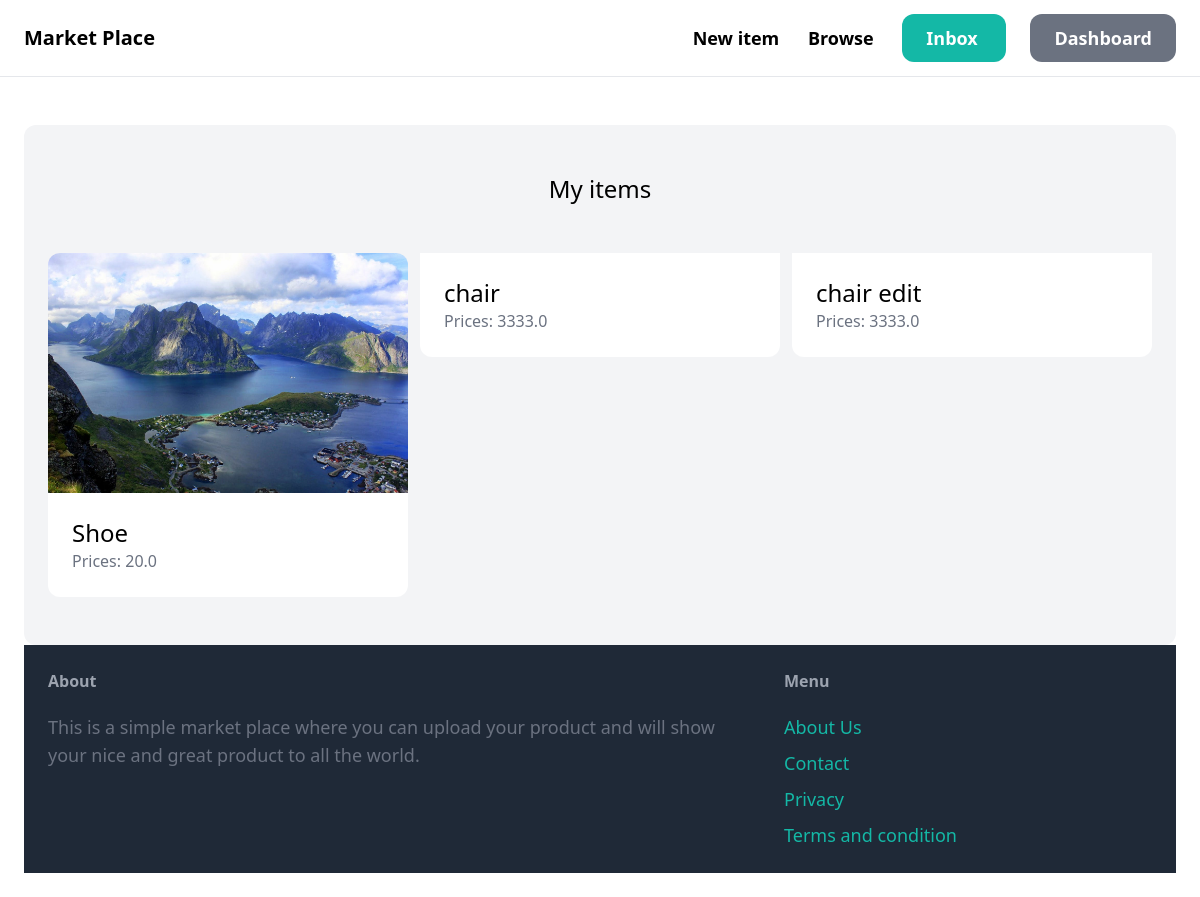
Before: /dashboard/ (signed in) with the older database file.
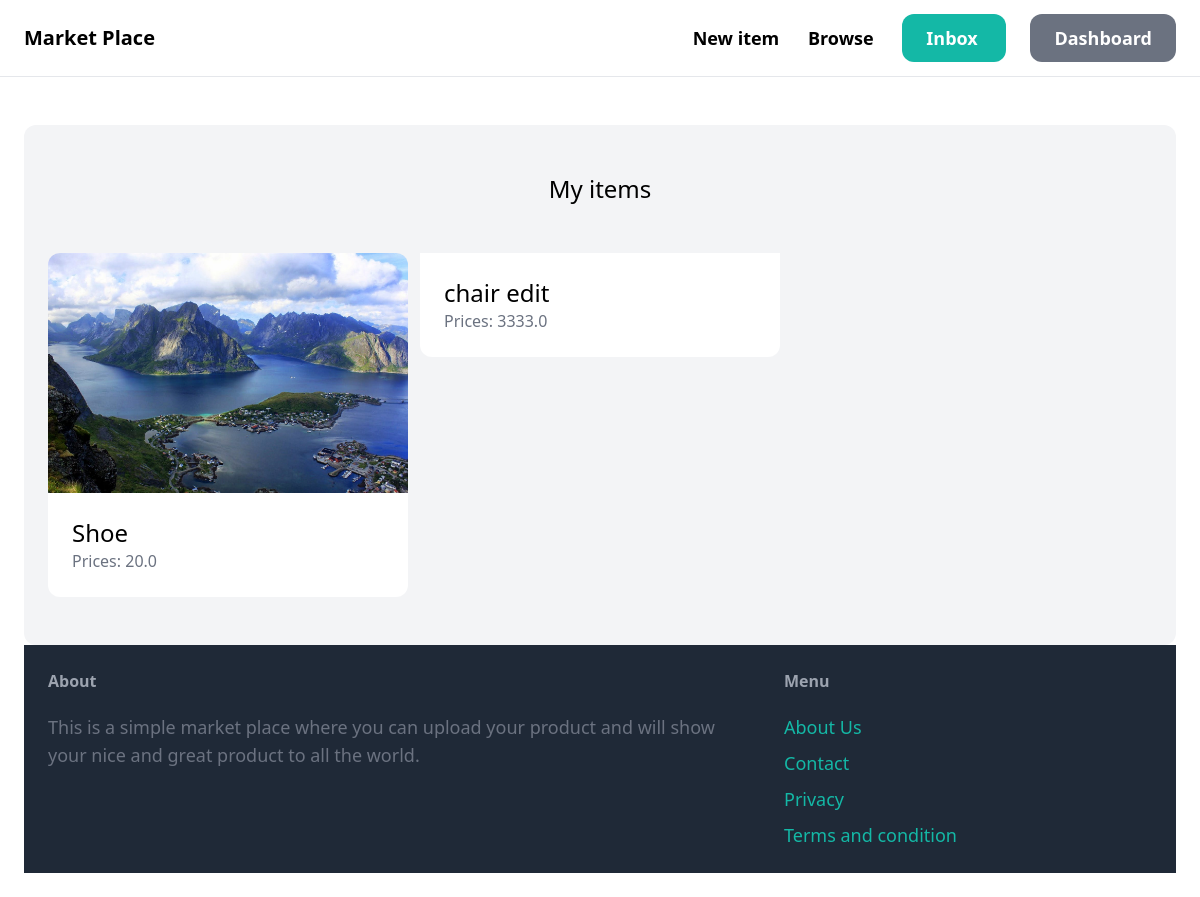
After: the same page with the newer database file.
### item/models.py (models this page shows, shortened)
class Item(models.Model):
    category=models.ForeignKey(Category, related_name='items', on_delete=models.CASCADE)
    name =models.CharField(max_length=200)
    description=models.TextField(max_length=255)
    price=models.FloatField()
    image=models.ImageField(upload_to='items_image', blank=True, null=True)
    is_sold=models.BooleanField(default=False)
    created_by= models.ForeignKey(User, related_name='items', on_delete=models.CASCADE)
    created_at=models.DateTimeField(auto_now_add=True)

### dashboard/views.py (the view)
# urls.py: path('', views.index, name='index'),
@login_required
def index(request):
    items=Item.objects.filter(created_by=request.user)
    return render (request, 'dashboard/index.html', {
        'items':items,
    })

### dashboard/templates/dashboard/index.html (shortened to what this page needs)
{% extends 'core/base.html' %}
{% block content %}
<div class="mt-6 px-6 py-12 bg-gray-100 rounded-xl">
    <h2 class="mb-12 text-2xl text-center ">My items </h2>
    <div class="grid grid-cols-3 gap-3">
        {% for item in items %}
            <div>
                <a href="{% url 'item:details' item.id %}">
                    <div>
                        <img src="{{item.image.url }}" class="rounded-t-xl" alt="">
                    </div>
                    <div class="p-6 bg-white rounded-b-xl">
                        <h2 class="text-2xl">{{item.name}}</h2>
                        <p class="text-gray-500">Prices: {{item.price}}</p>
                    </div>
                </a>
            </div>
        {% endfor %}
    </div>
{% endblock %}

Changed rows visible on the page:
no longer on this page (row edited): Item: name "chair", price "3333.0"
